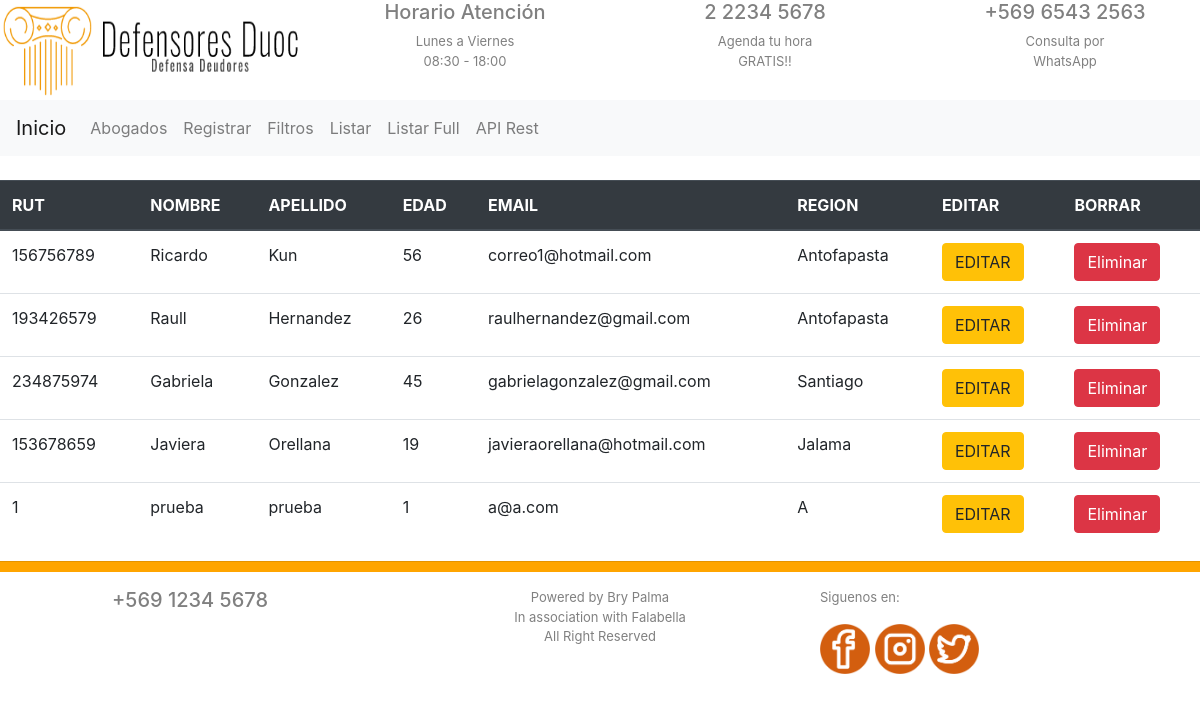
The page /listarfull on the database as committed earlier.
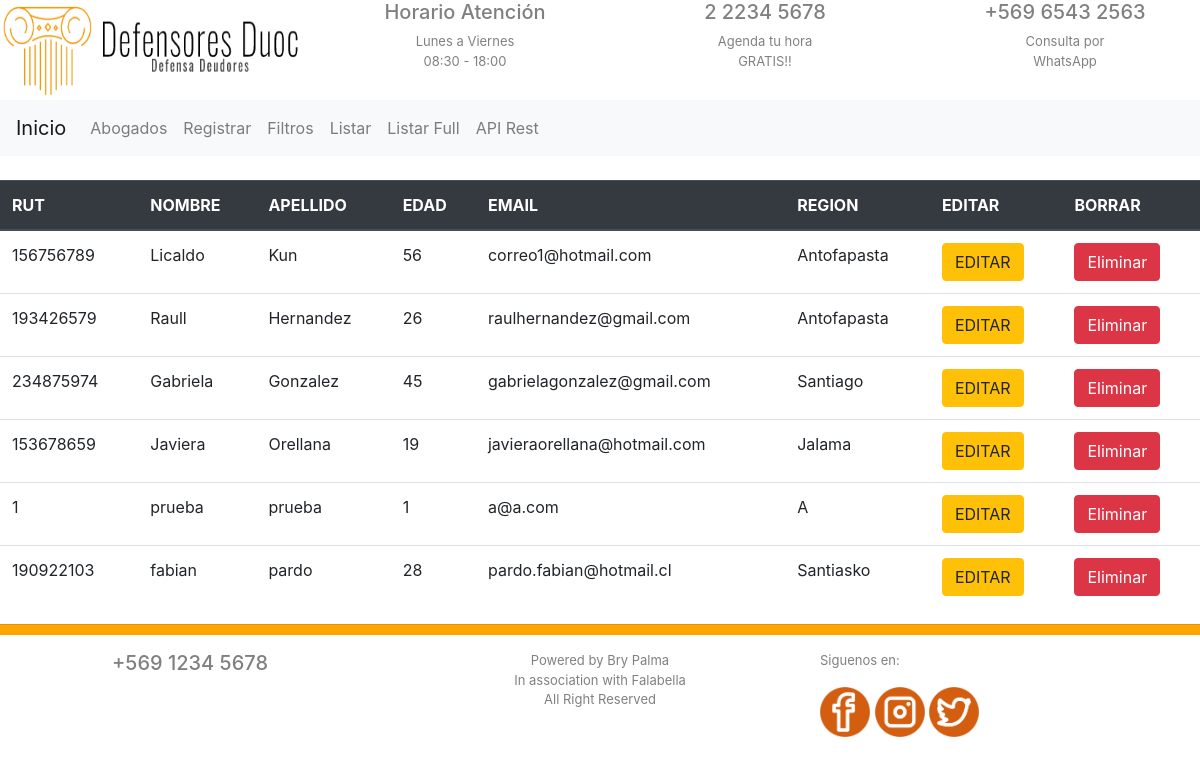
The same page on the database as committed later.
### app/models.py (models this page shows, shortened)
class Cliente(models.Model):
    rut = models.CharField(max_length=50)
    nombre = models.CharField(max_length=50)
    apellido = models.CharField(max_length=50)
    edad = models.IntegerField()
    email = models.CharField(max_length=50)
    region = models.CharField(max_length=50)

### app/views.py (the view)
# urls.py: path('listarfull',views.listar_cliente_full),
def listar_cliente_full(request):
    clientes = Cliente.objects.all()
    return render(request, "app/listar_full.html", {'clientes': clientes})

### app/templates/app/listar_full.html (shortened to what this page needs)
{% extends './base/base.html' %}
{% load staticfiles %}
{% block content %}
    <table class="table">
        <thead class="thead-dark">
            <tr>
                <th>RUT</th>
                <th>NOMBRE</th>
                <th>APELLIDO</th>
                <th>EDAD</th>
                <th>EMAIL</th>
                <th>REGION</th>
                <th>EDITAR</th>
                <th>BORRAR</th>
            </tr>
        </thead>
        <tbody>
            {% for c in clientes %}
            <tr>
                <td>{{c.rut}}</td>
                <td>{{ c.nombre}}</td>
                <td>{{ c.apellido}}</td>
                <td>{{c.edad}}</td>
                <td>{{c.email}}</td>
                <td>{{c.region}}</td>
                <td><a href="/editar_cliente/{{ c.rut }}" class="btn btn-warning">EDITAR</a></td>
                <td><a href="/borrar_cliente/{{ c.rut }}" onclick="return confirm('Se eliminara un cliente Seguro que desea continuar?')" class="btn btn-danger " class="alert alert-danger" role="alert">Eliminar</a></td>
            </tr>
            {% endfor %}
        </tbody>
    </table>
{% endblock %}

Rows that differ between the two databases and show on the page:
changed Cliente "Kun": nombre "Ricardo" → "Licaldo"
added Cliente: rut "190922103", nombre "fabian", apellido "pardo", edad "28", email "pardo.fabian@hotmail.cl", region "Santiasko"
